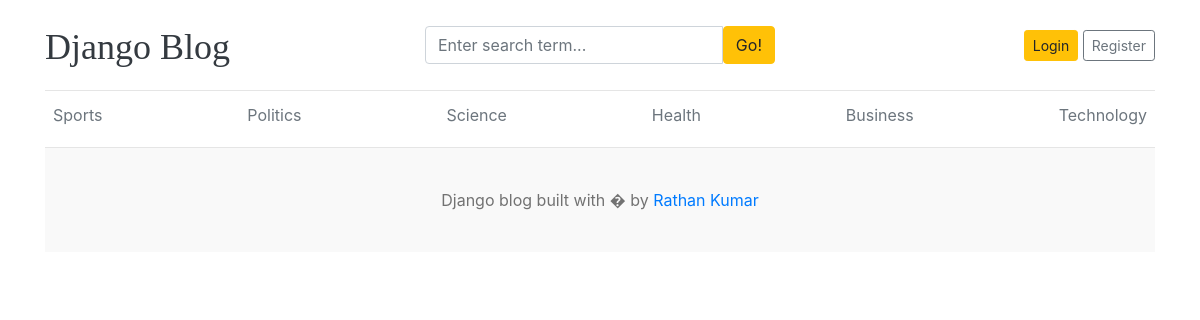
/dashboard/, run on the app's committed database.
### blogs/models.py (models this page shows, shortened)
class Category(models.Model):
    category_name = models.CharField(max_length=50, unique=True)
    created_at = models.DateTimeField(auto_now_add=True)
    updated_at = models.DateTimeField(auto_now=True)
    class Meta:
        verbose_name_plural = "categories"

### dashboards/views.py (the view)
# urls.py: path("dashboard/", include("dashboards.urls")),
def dashboard(request):
    return render(request, "dashboard/dashboard.html")

### blogs/context_processors.py (called while the page is built)
def get_categories(request):
    categories = Category.objects.all()
    return dict(categories=categories)

### templates/dashboard/dashboard.html (shortened to what this page needs)
{% extends 'base.html' %}

### templates/base.html (shortened to what this page needs)
{% load static %}
<!DOCTYPE html>
<html lang="en">
<head>
    <link href="https://getbootstrap.com/docs/4.0/dist/css/bootstrap.min.css" rel="stylesheet">
    <link href="{% static 'css/blog.css' %}" rel="stylesheet">
  </head>
<body>
    <div class="container">
      <header class="blog-header py-3">
        <div class="row flex-nowrap justify-content-between align-items-center">
          <div class="col-4 pt-1">
            <a class="blog-header-logo text-dark" href="/">Django Blog</a>
          </div>
          <div class="col-4">
            <form action="{% url 'search' %}" method="GET">
              <div class="input-group">
                <input class="form-control" type="text" name="keyword" value="{{ keyword }}" placeholder="Enter search term..." aria-label="Enter search term..." aria-describedby="button-search" />
                <button type="submit" class="btn btn-warning" id="button-search" type="button">Go!</button>
            </div>
            </form>
          </div>
          <div class="col-4 d-flex justify-content-end align-items-center">
            {% if not user.is_authenticated %}
            <a class="btn btn-sm btn-warning" href="{% url 'login' %}">Login</a> &nbsp;
            <a class="btn btn-sm btn-outline-secondary" href="{% url 'register' %}">Register</a>
            {% else %}
            <span><a href="{% url 'dashboard' %}">Dashboard</a></span>
            &emsp;
            <span><a href="{% url 'logout' %}">Logout</a></span>
            {% endif %}
          </div>
        </div>
      </header>
      <div class="nav-scroller py-1 mb-2">
        <nav class="nav d-flex justify-content-between">
          {% for cat in categories %}
          <a class="p-2 text-muted" href="{% url 'posts_by_category' cat.id %}"> {{ cat.category_name }} </a>
          {% endfor %}
        </nav>
      </div>
<footer class="blog-footer">
    <p>Django blog built with � by <a href="#">Rathan Kumar</a></p>
  </footer>
  </body>
  </html>

### blog_main/static/css/blog.css (style rules this page uses)
.blog-header { border-bottom: 1px solid #e5e5e5; }
.blog-header-logo { font-family: "Playfair Display", Georgia, "Times New Roman", serif; font-size: 2.25rem; }
.blog-footer { padding: 2.5rem 0; color: #727272; text-align: center; background-color: #f9f9f9; border-top: .05rem solid #e5e5e5; }
.blog-footer p:last-child { margin-bottom: 0; }

### data on the page
Category: category_name "Sports"
Category: category_name "Politics"
Category: category_name "Science"
Category: category_name "Health"
Category: category_name "Business"
Category: category_name "Technology"
